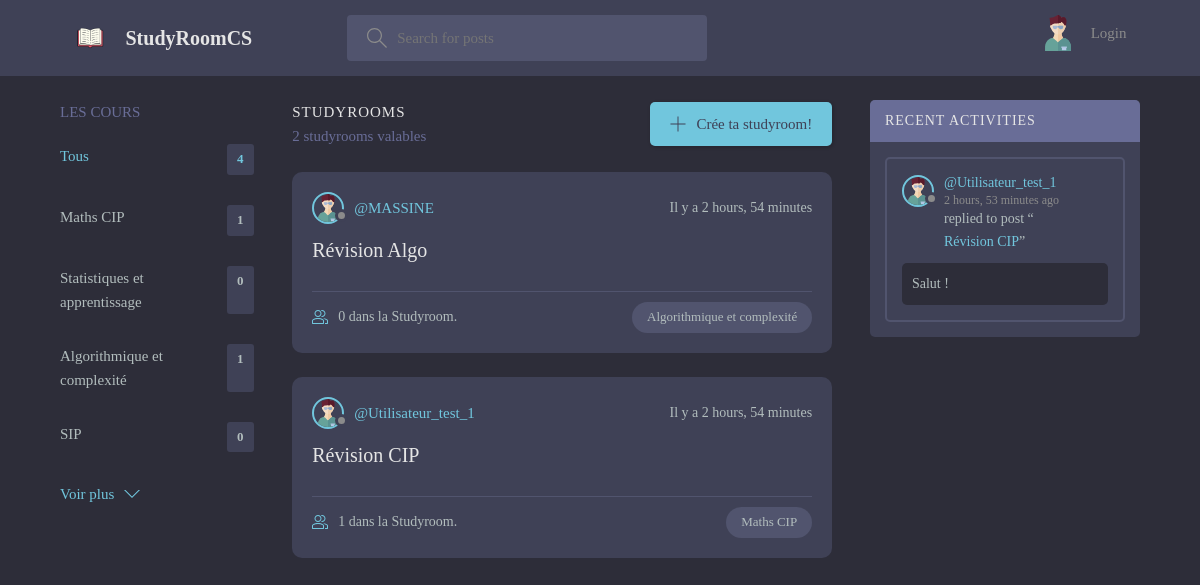
The page / on the database its author committed.
### base/models.py (models this page shows, shortened)
class Topic(models.Model):
    name = models.CharField(max_length=200)

class Room(models.Model):
    host = models.ForeignKey(User, on_delete=models.SET_NULL, null=True)
    topic = models.ForeignKey(Topic, on_delete=models.SET_NULL, null=True)
    name = models.CharField(max_length=200)
    description = models.TextField(null=True, blank=True)
    participants = models.ManyToManyField(
        User, related_name='participants', blank=True)
    updated = models.DateTimeField(auto_now=True)
    created = models.DateTimeField(auto_now_add=True)
    class Meta:
        ordering = ['-updated', '-created']
    def __str__(self):
        return self.name

class User(AbstractUser):
    name = models.CharField(max_length=200, null=True)
    email = models.EmailField(unique=True, null=True)
    bio = models.TextField(null=True)
    avatar = models.ImageField(null=True, default="avatar.svg")
    USERNAME_FIELD = 'email'
    REQUIRED_FIELDS = ['username']

class Message(models.Model):
    user = models.ForeignKey(User, on_delete=models.CASCADE)
    room = models.ForeignKey(Room, on_delete=models.CASCADE)
    body = models.TextField()
    updated = models.DateTimeField(auto_now=True)
    created = models.DateTimeField(auto_now_add=True)
    class Meta:
        ordering = ['-updated', '-created']

### base/views.py (the view)
# urls.py: path('', views.home, name='home'),
def home(request):
    q = request.GET.get('q') if request.GET.get('q') is not None else ''
    rooms = Room.objects.filter(
        Q(topic__name__icontains=q) |
        Q(name__icontains=q) |
        Q(description__icontains=q)
    )
    topics = Topic.objects.all()[:5]
    room_count = rooms.count()
    room_messages = Message.objects.filter(
        Q(room__topic__name__icontains=q))[0:3]
    context = {'rooms': rooms, 'topics': topics,
               'room_count': room_count, 'room_messages': room_messages}
    return render(request, 'base/home.html', context)

### base/templates/base/home.html (shortened to what this page needs)
{% extends 'main.html' %} {% block content %}
<main class="layout layout--3">
  <div class="container">
    {% include 'base/topics_component.html' %}
    <div class="roomList">
      <div class="roomList__header">
        <div>
          <h2>Studyrooms</h2>
          <p>{{room_count}} studyrooms valables</p>
        </div>
        <a class="btn btn--main" href="{% url 'create-room' %}">
          <svg
            version="1.1"
            xmlns="http://www.w3.org/2000/svg"
            width="32"
            height="32"
            viewBox="0 0 32 32"
          >
            <title>add</title>
            <path
              d="M16.943 0.943h-1.885v14.115h-14.115v1.885h14.115v14.115h1.885v-14.115h14.115v-1.885h-14.115v-14.115z"
            ></path>
          </svg>
          Crée ta studyroom!
        </a>
      </div>
      {% include 'base/feed_component.html' %}
    </div>
    {% include 'base/activity_component.html' %}
  </div>
</main>
{% endblock %}

### base/templates/base/topics_component.html
<div class="topics">
  <div class="topics__header">
    <h2>Les cours</h2>
  </div>
  <ul class="topics__list">
    <li>
      <a href="{% url 'home' %}" class="active"
        >Tous<span>{{topics.count}}</span></a
      >
    </li>
    {% for topic in topics %}
    <li>
      <a href="{% url 'home' %}?q={{topic.name}}"
        >{{topic.name}}<span>{{topic.room_set.all.count}}</span></a
      >
    </li>
    {% endfor %}
  </ul>
  <a class="btn btn--link" href="{% url 'topics' %}">
    Voir plus
    <svg
      version="1.1"
      xmlns="http://www.w3.org/2000/svg"
      width="32"
      height="32"
      viewBox="0 0 32 32"
    >
      <path d="M16 21l-13-13h-3l16 16 16-16h-3l-13 13z"></path>
    </svg>
  </a>
</div>

### base/templates/base/feed_component.html (shortened to what this page needs)
{% for room in rooms %}
<div class="roomListRoom">
  <div class="roomListRoom__header">
    <a
      href="{% url 'user-profile' room.host.id %}"
      class="roomListRoom__author"
    >
      <div class="avatar avatar--small">
        <img src="{{room.host.avatar.url}}" />
      </div>
      <span>@{{room.host.username}}</span>
    </a>
    <div class="roomListRoom__actions">
      <span>Il y a {{room.created|timesince}} </span>
    </div>
  </div>
  <div class="roomListRoom__content">
    <a href="{% url 'room' room.id %}">{{room.name}}</a>
  </div>
  <div class="roomListRoom__meta">
    <a href="{% url 'room' room.id %}" class="roomListRoom__joined">
      {{room.participants.all.count}} dans la Studyroom.
    </a>
    <p class="roomListRoom__topic">{{room.topic.name}}</p>
  </div>
</div>
{% endfor %}

### base/templates/base/activity_component.html (shortened to what this page needs)
<div class="activities">
    <div class="activities__header">
        <h2>Recent Activities</h2>
    </div>
    {% for message in room_messages %}
    <div class="activities__box">
        <div class="activities__boxHeader roomListRoom__header">
            <a href="{% url 'user-profile' message.user.id %}" class="roomListRoom__author">
                <div class="avatar avatar--small">
                    <img src="{{message.user.avatar.url}}" />
                </div>
                <p>
                    @{{message.user.username}}
                    <span>{{message.created|timesince}} ago</span>
                </p>
            </a>
        </div>
        <div class="activities__boxContent">
            <p>replied to post “<a href="{% url 'room' message.room.id %}">{{message.room}}</a>”</p>
            <div class="activities__boxRoomContent">{{message.body}}</div>
        </div>
    </div>
    {% endfor %}
</div>

### rows shown on the page
Topic: name "Maths CIP", room_set.all.count "1"
Topic: name "Statistiques et apprentissage", room_set.all.count "0"
Topic: name "Algorithmique et complexité", room_set.all.count "1"
Topic: name "SIP", room_set.all.count "0"
Room: host.avatar (placeholder picture), host.username "MASSINE", created "2 hours, 54 minutes", name "Révision Algo", participants.all.count "0", topic.name "Algorithmique et complexité"
Room: host.avatar (placeholder picture), host.username "Utilisateur_test_1", created "2 hours, 54 minutes", name "Révision CIP", participants.all.count "1", topic.name "Maths CIP"
Message: user.avatar (placeholder picture), user.username "Utilisateur_test_1", created "2 hours, 53 minutes", room "Révision CIP", body "Salut !"

### other values the page prints
{{ topics.count }} "4"
{{ room_count }} "2"
